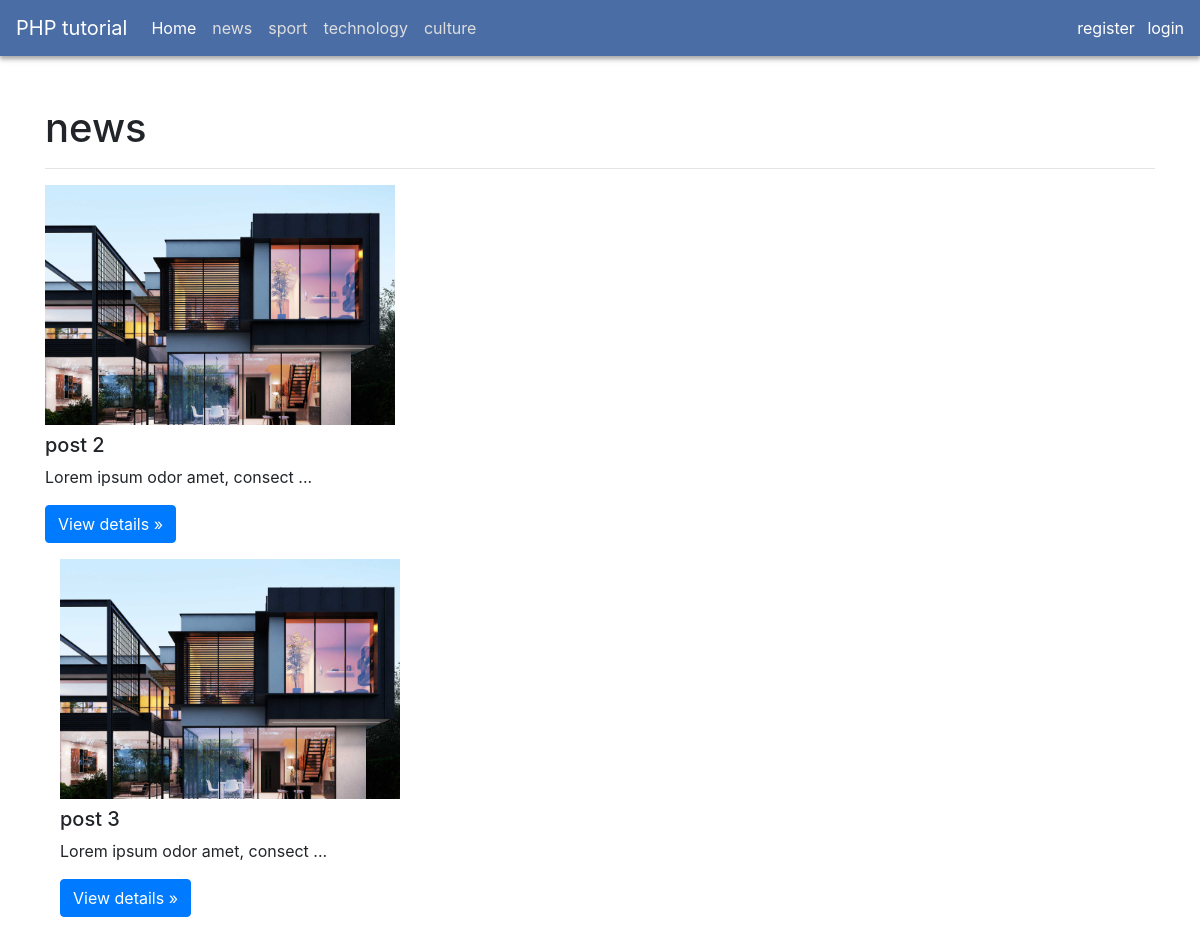
Screenshot of /category.php?cat_id=1 with the database file from the repository.
### tables this page shows
CREATE TABLE `categories` (
  `id` int(11) NOT NULL,
  `name` varchar(255) NOT NULL,
  `created_at` datetime NOT NULL,
  `updated_at` datetime DEFAULT NULL
);

CREATE TABLE `posts` (
  `id` int(11) NOT NULL,
  `title` varchar(255) NOT NULL,
  `body` text NOT NULL,
  `cat_id` int(11) NOT NULL,
  `status` tinyint(4) NOT NULL DEFAULT 10,
  `image` text NOT NULL,
  `created_at` datetime NOT NULL,
  `updated_at` datetime DEFAULT NULL
);

### functions/helpers.php (called while the page is built, shortened)
<?php
function asset($file) {
    return trim(BASE_URL, '/ ') . '/' . trim($file, '/ ');
}
function url($url) {
    return trim(BASE_URL, '/ ') . '/' . trim($url, '/ ');
}

### category.php (the view, shortened to what this page needs)
<?php
require_once 'functions/helpers.php';
require_once 'functions/pdo_connection.php';
?>
<!DOCTYPE html>
<html lang="en">
<head>
    <link rel="stylesheet" href="<?= asset('assets/css/bootstrap.min.css'); ?>" media="all" type="text/css">
    <link rel="stylesheet" href="<?= asset('assets/css/style.css'); ?>" media="all" type="text/css">
</head>
<body>
<section id="app">
    <?php require_once "layouts/top-nav.php"; ?>
    <section class="container my-5">
        <?php
        if (isset($_GET['cat_id'])) {
            global $connection;
            $query = "SELECT * FROM `php_project`.`categories` WHERE `id` = ?";
            $statement = $connection->prepare($query);
            $statement->execute([$_GET['cat_id']]);
            $category = $statement->fetch();
            if ($category !== false) { ?>
                <section class="row">
                    <section class="col-12">
                        <h1><?= $category->name; ?></h1>
                        <hr>
                    </section>
                </section>
                <section class="row">
                <?php
                $query = "SELECT * FROM `php_project`.`posts` WHERE `cat_id` = ? AND `status` = 10";
                $statement = $connection->prepare($query);
                $statement->execute([$category->id]);
                $posts = $statement->fetchAll();
                foreach ($posts as $post) { ?>
                    <section class="col-md-4">
                        <section class="mb-2 overflow-hidden" style="max-height: 15rem;">
                            <img src="<?= asset($post->image); ?>" height="300" alt="">
                        </section>
                        <h2 class="h5 text-truncate"><?= $post->title ?></h2>
                        <p><?= substr($post->body, 0, 30) . ' ...' ?></p>
                        <p>
                            <a class="btn btn-primary" href="<?= url("detail.php?post_id=$post->id") ?>" role="button">
                                View details »
                            </a>
                        </p>
                    </section>
                    </section>
                    <?php
                }
            } else {
                $notFound = true;
            }
        } else {
            $notFound = true;
        }
        ?>
    </section>
</body>
</html>

### layouts/top-nav.php (shortened to what this page needs)
<nav class="navbar navbar-expand-lg navbar-dark bg-blue ">
    <a class="navbar-brand " href="<?= url('panel') ?>">PHP tutorial</a>
    <div class="collapse navbar-collapse " id="navbarSupportedContent ">
        <ul class="navbar-nav mr-auto ">
            <li class="nav-item active ">
                <a class="nav-link " href="<?= url('index.php') ?>">Home <span class="sr-only ">(current)</span></a>
            </li>
            <?php
            global $connection;
            $query = "SELECT * FROM `php_project`.`categories`";
            $statement = $connection->prepare($query);
            $statement->execute();
            $categories = $statement->fetchAll();
            foreach ($categories as $category) { ?>
                <li class="nav-item ">
                    <a class="nav-link " href="<?= url('category.php?cat_id=' . $category->id) ?>">
                        <?= $category->name; ?>
                    </a>
                </li>
            <?php } ?>
        </ul>
    </div>
    <section class="d-inline ">
        <?php
        if (!isset($_SESSION['user'])) { ?>
            <a class="text-decoration-none text-white px-2 " href="<?= url('auth/register.php') ?>">register</a>
            <a class="text-decoration-none text-white " href="<?= url('auth/login.php') ?>">login</a>
            <?php
        } else {
            ?>
            <a class="text-decoration-none text-white px-2 " href="<?= url('auth/logout.php') ?>">logout</a>
        <?php } ?>
    </section>
</nav>

### assets/css/style.css (style rules this page uses)
.bg-blue { background-color: rgb(74,109,165); box-shadow: 0px 3px 4px #aaaaaa, 0px 4px 8px #ededed; }
.nav-link { color: #dedede!important; }
.active > .nav-link { color: #ffffff!important; }

### rows the page displays
categories: name "news"
categories: name "sport"
categories: name "technology"
categories: name "culture"
posts: image (picture), title "post 2", body "Lorem ipsum odor amet, consect"
posts: image (picture), title "post 3", body "Lorem ipsum odor amet, consect"
